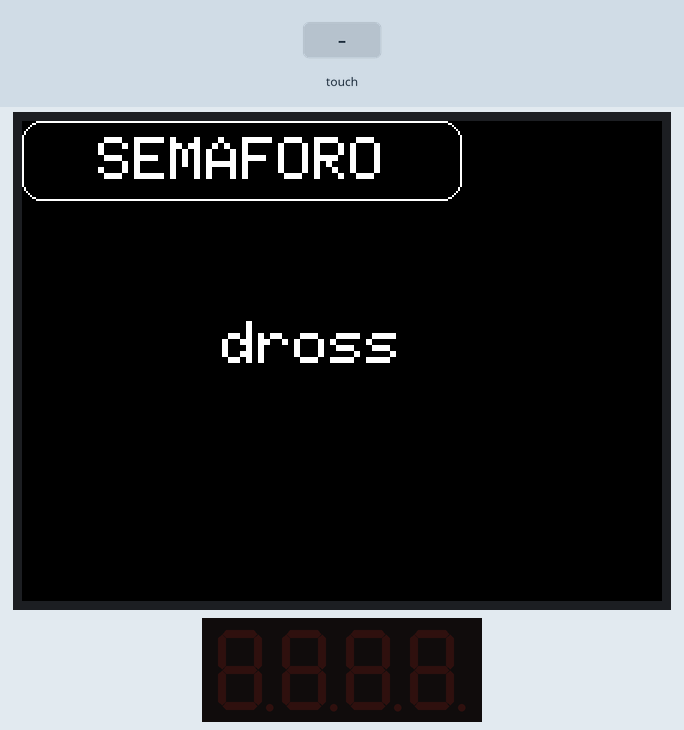
This program was run on a simulated Arduino Mega 2560, built with avr-gcc and run on an emulated ATmega2560. Parts: 320×240 colour display, 4-digit seven-segment display. The inputs (shaded band) are chosen by the test bench. What the program prints to the serial monitor is not drawn.

Above: at 1.2 s.
1.3 s: touch panel pressed at 87 % / 50 % of its raw x / y range
At 3.1 s:
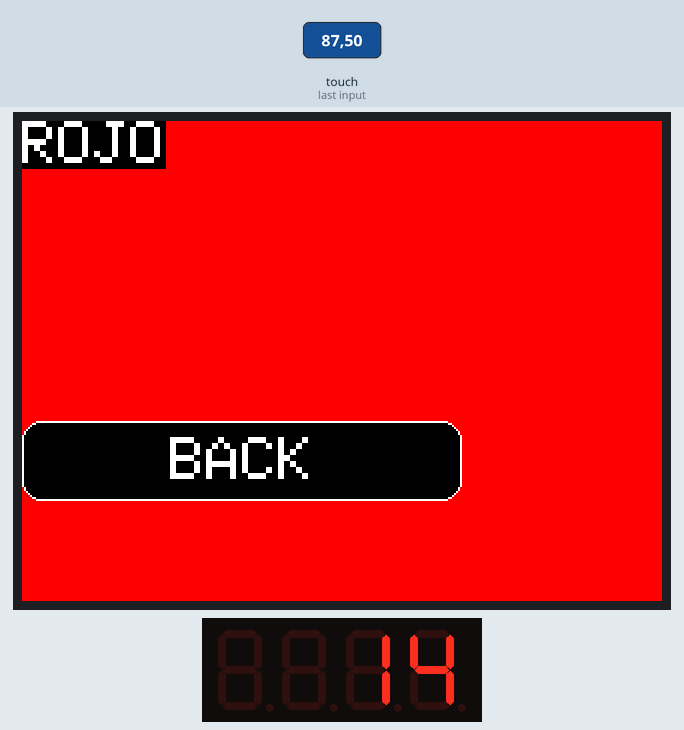
4.3 s: touch panel pressed at 38 % / 50 % of its raw x / y range
At 5.5 s:
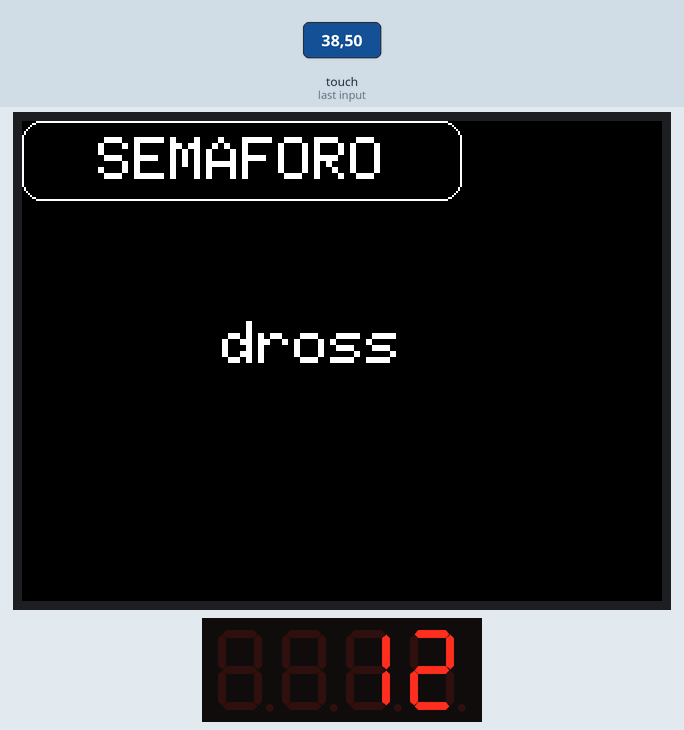
At 16.3 s:
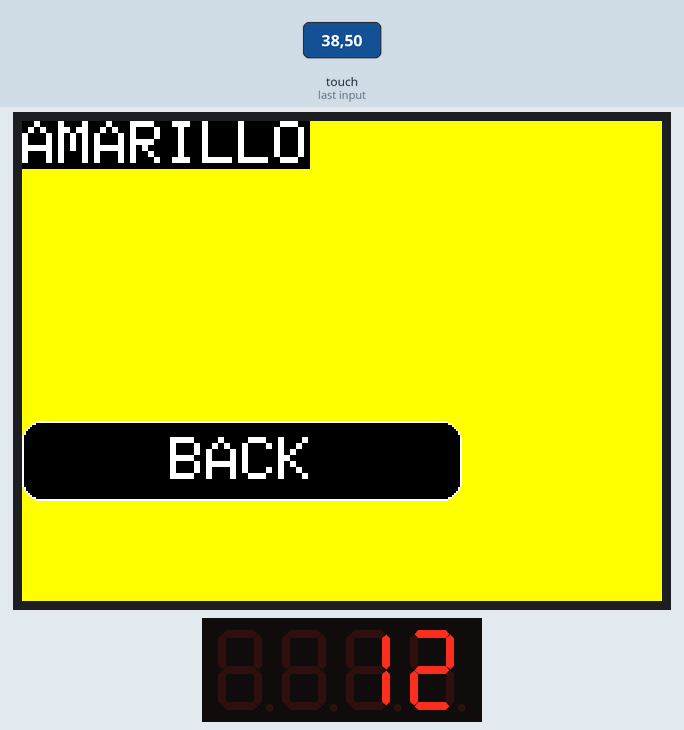
Timing chart, 0 to 16.6 s (numbered marks = the images above; inputs shaded):
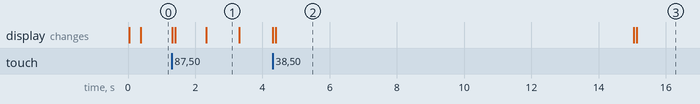

The program:

main.cpp
```cpp
#include <Adafruit_I2CDevice.h>
#include <Arduino.h>
#include <Arduino_FreeRTOS.h>

#include "DEBUG_things.h"
#include "SPI.h"
#include "common_defs.h"
#include "task.h"
#include "tasks/semaforo_task.h"

void setup() {
  // put your setup code here, to run once:
  DEBUG_BEGIN(9600);
//15--------= 0 = 256
  xTaskCreate(taskTouchscreenMenu, "Touchscreen_Menu",
              configMINIMAL_STACK_SIZE * 6, NULL, configMAX_PRIORITIES - 3,
              NULL);

  xTaskCreate(taskSemaforo, "Semaforo", configMINIMAL_STACK_SIZE, NULL,
              configMAX_PRIORITIES - 2, NULL);
  xTaskCreate(taskDisplaySeg, "display", configMINIMAL_STACK_SIZE, NULL,
              configMAX_PRIORITIES - 3, NULL);
}

void loop() {}
```

DEBUG_things.h
```cpp
#define DEBUG_ENABLED 0

#ifdef DEBUG_ENABLED
#define DEBUG_BEGIN(x) Serial.begin(x)
#define DEBUG_PRINT(x) Serial.print(x)
#define DEBUG_PRINTLN(x) Serial.println(x)
#define DEBUG_PRINTDEC(x) Serial.print(x, DEC)
#define DEBUG_PRINTHEX(x) Serial.print(x, HEX)
#define DEBUG_PRINTLNDEC(x) Serial.println(x, DEC)
#define DEBUG_PRINTLNHEX(x) Serial.println(x, HEX)
#else
#define DEBUG_BEGIN(x)
#define DEBUG_PRINT(x)
#define DEBUG_PRINTLN(x)
#define DEBUG_PRINTDEC(x)
#define DEBUG_PRINTHEX(x)
#define DEBUG_PRINTLNDEC(x)
#define DEBUG_PRINTLNHEX(x)
#endif
```

buttons.h
```cpp
#ifndef __BUTTONS_H__
#define  __BUTTONS_H__
#include "buttonsHome.h"
#include "buttonsSemaforo.h"
#include "src/Adafruit_GFX.h"

extern Adafruit_GFX_Button buttonsHome[BUTTON_COUNT_HOME];
extern Adafruit_GFX_Button buttonsSemaforo[BUTTON_COUNT_SEMAFORO];

#endif //__BUTTONS_H__ 
```

buttonsHome.cpp
```cpp
#include "buttonsHome.h"
#include "src/Adafruit_GFX.h"
Adafruit_GFX_Button buttonsHome[BUTTON_COUNT_HOME];
```

buttonsHome.h
```cpp
#ifndef __BUTTONSHOME_H__
#define  __BUTTONSHOME_H__


#define BUTTON_SCREEN_SEMAFORO 0
#define BUTTON_COUNT_HOME (BUTTON_SCREEN_SEMAFORO+1)


#endif //__BUTTONSHOME_H__ 
```

buttonsSemaforo.cpp
```cpp
#include "buttonsSemaforo.h"
#include "src/Adafruit_GFX.h"
Adafruit_GFX_Button buttonsSemaforo[BUTTON_COUNT_SEMAFORO];
```

buttonsSemaforo.h
```cpp
#ifndef __BUTTONSSEMAFORO_H__
#define  __BUTTONSSEMAFORO_H__

#define BUTTON_SCREEN_BACK 0
#define BUTTON_COUNT_SEMAFORO (BUTTON_SCREEN_BACK+1)


#endif //__BUTTONSSEMAFORO_H__ 
```

common_defs.h
```cpp
#ifndef COMMON_DEFS_H
#define COMMON_DEFS_H

// Color Definitions
#define BLACK 0x0000
#define LIGHTGREY 0xC618
#define BLUE 0x001F
#define RED 0xF800
#define GREEN 0x07E0
#define CYAN 0x07FF
#define MAGENTA 0xF81F
#define NAVY 0x000F
#define DARKGREEN 0x03E0
#define DARKCYAN 0x03EF
#define MAROON 0x7800
#define PURPLE 0x780F
#define OLIVE 0x7BE0
#define DARKGREY 0x7BEF
#define ORANGE 0xFD20
#define GREENYELLOW 0xAFE5
#define PINKK 0xF81F
#define YELLOW 0xFFE0
#define WHITE 0xFFFF

#define CHARACTER_WIDTH 6   // including space 1px
#define CHARACTER_HEIGHT 7  // not including space 1px
#define BUTTON_TEXTSIZE 3
#define TITLE_TEXTSIZE 2

enum class Screens
{
  Home,
  Semaforo
};

enum class LuzSemaforo {

    Rojo,
    Amarillo,
    Verde
    // colores del semaforo
}
;

#endif
```

controllerHome.cpp
```cpp
#include "buttons/buttonsHome.h"
#include "controllers.h"
extern uint32_t contadorSemaforo;
extern LuzSemaforo semaforoEstado;
extern Screens CurrentScreen;
extern uint8_t redCount;

void controllerHome(Adafruit_TFTLCD *tft, Adafruit_GFX_Button *buttonsHome,
                    Adafruit_GFX_Button *buttonsSemaforo, const TSPoint p) {
  uint8_t pressedButton = 0xff;

  for (size_t i_btn = 0; i_btn < BUTTON_COUNT_HOME; i_btn++) {
    if (buttonsHome[i_btn].contains(p.x, p.y)) {
      pressedButton = i_btn;
      break;
    }
  }

  switch (pressedButton) {
    case BUTTON_SCREEN_SEMAFORO: {

      semaforoEstado = LuzSemaforo::Rojo;
      redCount = 15;
      CurrentScreen = Screens::Semaforo;
      viewSemaforo(tft, buttonsSemaforo);
      break;
    }

    default:
      break;
  }
}
```

controllerSemaforo.cpp
```cpp
#include "buttons/buttonsSemaforo.h"
#include "controllers.h"

LuzSemaforo semaforoEstado;


extern Screens CurrentScreen;

void controllerSemaforo(Adafruit_TFTLCD *tft,
                        Adafruit_GFX_Button *buttonsSemaforo,
                        Adafruit_GFX_Button *buttonsHome, const TSPoint p) {
  uint8_t pressedButton = 0xff;

  for (size_t i_btn = 0; i_btn < BUTTON_COUNT_SEMAFORO; i_btn++) {
    if (buttonsSemaforo[i_btn].contains(p.x, p.y)) {
      pressedButton = i_btn;
      break;
    }
  }

  switch (pressedButton) {
    case BUTTON_SCREEN_BACK: {
      CurrentScreen = Screens::Home;
      viewHome(tft, buttonsHome);
      break;
    }
    default:
      break;
  }
}
```

controllers.h
```cpp
#ifndef __CONTROLLERS_H__
#define __CONTROLLERS_H__

#include "DEBUG_things.h"
#include "common_defs.h"
#include "src/Adafruit_TFTLCD.h"
#include "src/TouchScreen.h"
#include "views/views.h"
void controllerHome(Adafruit_TFTLCD *tft, Adafruit_GFX_Button *buttonsHome,Adafruit_GFX_Button*buttonsSemaforo, const TSPoint p);
void controllerSemaforo(Adafruit_TFTLCD *tft,Adafruit_GFX_Button*buttonsSemaforo, Adafruit_GFX_Button *buttonsHome ,const TSPoint p);
#endif
```

semaforo_task.h
```cpp
#ifndef GCODE_TASKS_H
#define GCODE_TASKS_H

#include <Arduino.h>
#include <Arduino_FreeRTOS.h>
#include <queue.h>
#include <task.h>
#include "DEBUG_things.h"
//#include "buttons/buttons.h"
#include "common_defs.h"

void taskTouchscreenMenu(void* pvParameters);
void taskSemaforo(void* pvParameters);
void taskDisplaySeg(void* pvParameters);

#endif
```

taskDisplaySeg.cpp
```cpp
#include <Arduino.h>

#include "TM1637Display.h"
#include "semaforo_task.h"
void taskDisplaySeg(void* pvParameters) {
  DEBUG_PRINTLN("DISPLAY");
  TickType_t xLastWakeTime;
  const TickType_t xFrequency = pdMS_TO_TICKS(1000);
  extern LuzSemaforo semaforoEstado;
  extern Screens CurrentScreen;
  extern LuzSemaforo semaforoEstado;
  extern uint8_t redCount;
  extern uint8_t yellowCount;
  extern uint8_t greenCount;

  TM1637Display display(20, 21);
  display.setBrightness(0x0f);

  for (;;) {
    switch (CurrentScreen) {
      case Screens::Semaforo: {
        xLastWakeTime = xTaskGetTickCount();
        switch (semaforoEstado) {
          case LuzSemaforo::Rojo: {
            DEBUG_PRINTLN(redCount);
            display.showNumberDec(redCount--);
            vTaskDelayUntil(&xLastWakeTime, xFrequency);
            break;
          }
          case LuzSemaforo::Amarillo: {
            DEBUG_PRINTLN(yellowCount);
            display.showNumberDec(yellowCount--);
            vTaskDelayUntil(&xLastWakeTime, xFrequency);
            break;
          }
          case LuzSemaforo::Verde: {
            DEBUG_PRINTLN(greenCount);
            display.showNumberDec(greenCount--);
            vTaskDelayUntil(&xLastWakeTime, xFrequency);
            break;
          }
        }

        break;
      }
      case Screens::Home: {
        break;
      }
    }
    vTaskDelay(pdMS_TO_TICKS(15));
  }
}
```

taskSemaforo.cpp
```cpp
#include "buttons/buttons.h"
#include "controllers/controllers.h"
#include "semaforo_task.h"
#include "src/Adafruit_GFX.h"
#include "src/Adafruit_TFTLCD.h"
#include "touchscreen_config.h"
#include "views/views.h"
uint8_t redCount = 15;
uint8_t yellowCount = 10;
uint8_t greenCount = 15;
void taskSemaforo(void* pvParameters) {
  DEBUG_PRINTLN("STARTING SEMAFORO TASK");

  extern Screens CurrentScreen;
  extern Adafruit_TFTLCD tft;
  extern LuzSemaforo semaforoEstado;
  extern uint32_t contadorSemaforo;

  const uint16_t tiempoRojo = 15000;
  const uint16_t tiempoAmarillo = 10000;
  const uint16_t tiempoVerde = 15000;
  LuzSemaforo ultimoColor;
  TickType_t xLastWakeTime;
  xLastWakeTime = xTaskGetTickCount();
  for (;;) {
    // codigp
    switch (CurrentScreen) {
      case Screens::Semaforo: {
        switch (semaforoEstado) {
          case LuzSemaforo::Rojo: {
            DEBUG_PRINT("millis =  ");
            DEBUG_PRINTLN(millis());
            vTaskDelayUntil(&xLastWakeTime, pdMS_TO_TICKS(tiempoRojo));
            ultimoColor = LuzSemaforo::Rojo;
            semaforoEstado = LuzSemaforo::Amarillo;
            viewSemaforo(&tft, buttonsSemaforo);
            DEBUG_PRINTLN("amairlol");
            yellowCount = 10;
            break;
          }
          case LuzSemaforo::Amarillo: {
            // amarinllol
            DEBUG_PRINT("millis =  ");
            DEBUG_PRINTLN(millis());
            vTaskDelayUntil(&xLastWakeTime, pdMS_TO_TICKS(tiempoAmarillo));

            if (ultimoColor == LuzSemaforo::Rojo) {
              semaforoEstado = LuzSemaforo::Verde;
            } else {
              semaforoEstado = LuzSemaforo::Rojo;
            }
            ultimoColor = LuzSemaforo::Amarillo;

            viewSemaforo(&tft, buttonsSemaforo);
            break;
          }
          case LuzSemaforo::Verde: {
            // verdib
            DEBUG_PRINT("millis =  ");
            DEBUG_PRINTLN(millis());
            vTaskDelayUntil(&xLastWakeTime, pdMS_TO_TICKS(tiempoVerde));
            ultimoColor = LuzSemaforo::Verde;
            semaforoEstado = LuzSemaforo::Amarillo;
            viewSemaforo(&tft, buttonsSemaforo);
            DEBUG_PRINTLN("amairlol");
            yellowCount = 10;
            break;
          }
        }

        // contadorSemaforo = millis();

        break;
      }

      case Screens::Home: {
        break;
      }
    }

    vTaskDelay(pdMS_TO_TICKS(100));
  }
}
```

taskTouchscreenMenu.cpp
```cpp
#include "DEBUG_things.h"
#include "buttons/buttons.h"
#include "common_defs.h"
#include "controllers/controllers.h"
#include "semaforo_task.h"
#include "src/Adafruit_GFX.h"
#include "src/Adafruit_TFTLCD.h"
#include "src/TouchScreen.h"
#include "touchscreen_config.h"
#include "views/views.h"
Screens CurrentScreen;
Adafruit_TFTLCD tft(LCD_CS, LCD_CD, LCD_WR, LCD_RD, LCD_RESET);

void taskTouchscreenMenu(void* pvParameters) {
  DEBUG_PRINTLN("STARTING TOUCHSCREEN TASK");

  TouchScreen ts = TouchScreen(XP, YP, XM, YM, RX);

  uint16_t lcd_id = tft.readID();
  uint8_t lcd_rotation = 0;

  switch (lcd_id) {
    case 0x9325: {
      lcd_rotation = 1;
      break;
    }
    case 0x9341: {
      lcd_rotation = 3;
      break;
    }
    case 0xC0C0: {  // 0x9341
      DEBUG_PRINT(F("UNRECOGNIZED DRIVER (0x"));
      DEBUG_PRINTHEX(lcd_id);
      DEBUG_PRINTLN(F(") USING 0x9341 DRIVER"));
      lcd_id = 0x9341;
      lcd_rotation = 3;
      break;
    }
    default: {
      DEBUG_PRINT(F("UNRECOGNIZED DRIVER (0x"));
      DEBUG_PRINTHEX(lcd_id);
      DEBUG_PRINTLN(F(") USING 0x9341 DRIVER"));
      lcd_id = 0x9341;
      lcd_rotation = 3;
      break;
    }
  }
  DEBUG_PRINT(F("LCD driver reported by screen: 0x"));
  DEBUG_PRINTLNHEX(lcd_id);
  DEBUG_PRINT(F("TFT size is "));
  DEBUG_PRINT(tft.width());
  DEBUG_PRINT(F("x"));
  DEBUG_PRINTLN(tft.height());

  tft.reset();
  tft.begin(lcd_id);
  tft.setRotation(lcd_rotation);

  tft.fillScreen(BLACK);
  CurrentScreen = Screens::Home;
  viewHome(&tft, buttonsHome);

  for (;;) {
    taskENTER_CRITICAL();
    TSPoint p = ts.getPoint();

    // si quiero dibujar la pantalla sin tocar la ts, después de llamar
    // .getpoint() hay que arreglar la direccion de los pines, ya que los
    // comparten
    pinMode(XM, OUTPUT);
    pinMode(YP, OUTPUT);

    taskEXIT_CRITICAL();
    if (p.z > MINPRESSURE) {
      // el modulo tactil tiene 60 puntos no dibujables en la pantalla
      TSPoint pointTmp = p;

      p.y = map(pointTmp.x, TS_MINX, TS_MAXX, tft.height(), 0);
      p.x = map(pointTmp.y, TS_MINY, TS_MAXY - 60, 0, tft.width());

      switch (CurrentScreen) {
        case Screens::Home: {
          controllerHome(&tft, buttonsHome, buttonsSemaforo, p);
          break;
        }
        case Screens::Semaforo: {
          controllerSemaforo(&tft, buttonsSemaforo, buttonsHome, p);
          break;
        }

        default: {
          break;
        }
      }
    }
    vTaskDelay(pdMS_TO_TICKS(15));
  }
}
```

viewHome.cpp
```cpp
#include "views/views.h"

void viewHome(Adafruit_TFTLCD* tft, Adafruit_GFX_Button* buttonsHome) {
  DEBUG_PRINTLN("drawing home screen");
  tft->fillScreen(BLACK);
  tft->setTextSize(3);
  tft->setTextColor(WHITE,BLACK);
  tft->setCursor(100,100);
  tft->print("dross");
  buttonsHome[0].initButtonUL(tft,0,0,220,40,WHITE,BLACK,WHITE,"SEMAFORO",3);
  buttonsHome[0].drawButton();
}
```

viewSemaforo.cpp
```cpp
#include "buttons/buttonsSemaforo.h"
#include "views/views.h"
extern LuzSemaforo semaforoEstado;

void viewSemaforo(Adafruit_TFTLCD* tft, Adafruit_GFX_Button* buttonsSemaforo) {
  DEBUG_PRINTLN("dibujando semaforo");

  tft->setCursor(0, 0);
  tft->setTextSize(3);
  tft->setTextColor(WHITE, BLACK);
  switch (semaforoEstado) {
    case LuzSemaforo::Rojo: {
      // rjoo
      // prender pantalla rojo.
      tft->fillScreen(RED);
      tft->print("ROJO");
      DEBUG_PRINTLN("DIBUJANDO ROJO");
      break;
    }
    case LuzSemaforo::Amarillo: {
      // amarinllol
      tft->fillScreen(YELLOW);
      tft->print("AMARILLO");
      DEBUG_PRINTLN("DIBUJANDO AMARILLO");
      break;
    }
    case LuzSemaforo::Verde: {
      // verdib
      tft->fillScreen(GREEN);
      tft->print("VERDE");
      DEBUG_PRINTLN("DIBUJANDO VERDE");
      break;
    }
  }

  /*
  tft->fillCircle(50,50,10,RED);
  tft->fillCircle(100,30,10,BLUE);
  tft->fillCircle(10,100,10,YELLOW);
  */

  buttonsSemaforo[BUTTON_SCREEN_BACK].initButtonUL(tft,0,150,220,40,WHITE,BLACK,WHITE,"BACK",3);
  buttonsSemaforo[BUTTON_SCREEN_BACK].drawButton();

}
```

views.h
```cpp
#ifndef __VIEWS_H__
#define __VIEWS_H__

#include <stdint.h>

#include "DEBUG_things.h"
#include "common_defs.h"
#include "src/Adafruit_TFTLCD.h"

class Adafruit_TFTLCD;
class Adafruit_GFX_Button;

void viewHome(Adafruit_TFTLCD* tft, Adafruit_GFX_Button* buttonsHome);
void viewSemaforo(Adafruit_TFTLCD* tft, Adafruit_GFX_Button* buttonsSemaforo);

#endif 
```

touchscreen_config.h
```cpp
#ifndef TOUCHSCREEN_CONFIG_H
#define TOUCHSCREEN_CONFIG_H

// The control pins for the LCD can be assigned to any digital or
// analog pins...but we'll use the analog pins as this allows us to
// double up the pins with the touch screen (see the TFT paint example).
#define LCD_CS A3  // Chip Select goes to Analog 3
#define LCD_CD A2  // Command/Data goes to Analog 2
#define LCD_WR A1  // LCD Write goes to Analog 1
#define LCD_RD A0  // LCD Read goes to Analog 0
// optional
#define LCD_RESET A4  // Can alternately just connect to Arduino's reset pin

// touchscreen
#define TS0 0
#define TS1 1
#if TS0
#define YP A3   // must be an analog pin // LCD CS
#define XM A2   // must be an analog pin // LCD RS - COMMAND/DATA
#define YM 9    // can be a digital pin  // LCD D1
#define XP 8    // can be a digital pin  // LCD D0
#define RX 350  // resistance between x+ and x-
#elif TS1
#define YP A1   // must be an analog pin // LCD WR
#define XM A2   // must be an analog pin // LCD RS - COMMAND/DATA
#define YM 7    // can be a digital pin  // LCD D1
#define XP 6    // can be a digital pin  // LCD D6
#define RX 615  // resistance between x+ and x-
#endif

// puntos maximos y minimos de la pantalla tactil, contando el espacio
// no-dibujable
#if TS0
#define TS_MINX 120
#define TS_MINY 75
#define TS_MAXX 900
#define TS_MAXY 950
#elif TS1
#define TS_MINX 150
#define TS_MINY 950
#define TS_MAXX 920
#define TS_MAXY 200
#endif

#define MINPRESSURE 10
#define MAXPRESSURE 1000

#endif
```

Source omitted: glcdfont.c (data table, 9064 bytes)

Measured:
- after the input at 1.3 s, the display: first changes at once (image 1 shows a later state)
- after the input at 4.3 s, the display: first differs from a run without the input at once (image 2 shows a later state)
- what the display in image 1 shows lasts 1.0 s, from 2.3 s to 3.3 s
- what the display in image 2 shows lasts 10.6 s, from 4.4 s to 15.0 s
